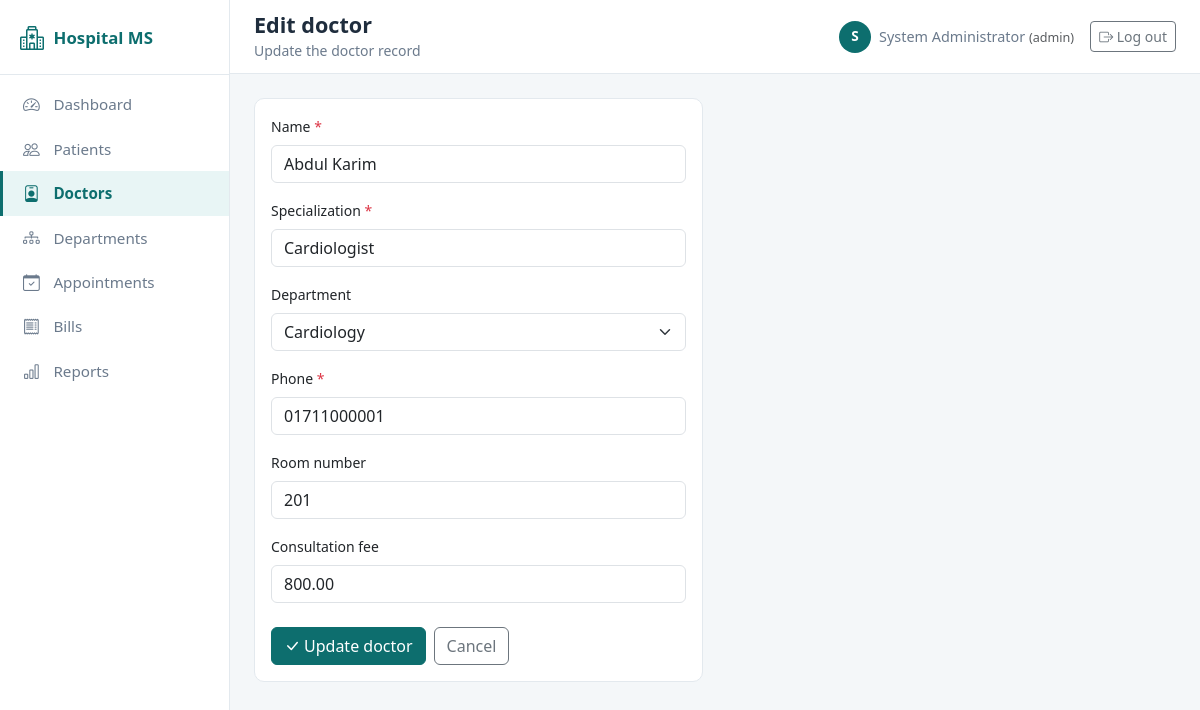
The app's page /doctors/edit.php?id=1 (signed in) with its own data.
### tables this page shows
CREATE TABLE doctors (
    doctor_id      INT AUTO_INCREMENT PRIMARY KEY,
    name           VARCHAR(100) NOT NULL,
    specialization VARCHAR(100) NOT NULL,
    phone          VARCHAR(20)  NOT NULL,
    room_number    VARCHAR(10)  DEFAULT NULL,
    fee            DECIMAL(8,2) NOT NULL DEFAULT 500.00,
    dept_id        INT DEFAULT NULL,
    CONSTRAINT fk_doctor_dept FOREIGN KEY (dept_id)
        REFERENCES departments(dept_id)
        ON DELETE SET NULL ON UPDATE CASCADE
);

CREATE TABLE departments (
    dept_id     INT AUTO_INCREMENT PRIMARY KEY,
    name        VARCHAR(100) NOT NULL UNIQUE,
    description VARCHAR(200) DEFAULT NULL
);

### includes/functions.php (called while the page is built, shortened)
<?php
function e($text)
{
    return htmlspecialchars($text ?? "", ENT_QUOTES, "UTF-8");
}
function fetch_all($conn, $sql, $params = [], $types = "")
{
    $stmt = mysqli_prepare($conn, $sql);
    if ($params) {
        if ($types === "") {
            $types = str_repeat("s", count($params));
        }
        mysqli_stmt_bind_param($stmt, $types, ...$params);
    }
    mysqli_stmt_execute($stmt);
    $result = mysqli_stmt_get_result($stmt);
    $rows = [];
    while ($row = mysqli_fetch_assoc($result)) {
        $rows[] = $row;
    }
    return $rows;
}
function fetch_one($conn, $sql, $params = [], $types = "")
{
    $rows = fetch_all($conn, $sql, $params, $types);
    return $rows ? $rows[0] : null;
}
?>

### doctors/edit.php (the view, shortened to what this page needs)
<?php
require_once __DIR__ . "/../includes/auth.php";
$id = isset($_GET["id"]) ? (int) $_GET["id"] : 0;
$data = fetch_one($conn, "SELECT * FROM doctors WHERE doctor_id = ?", [$id]);
$departments = fetch_all($conn, "SELECT * FROM departments ORDER BY name");
require_once __DIR__ . "/../includes/header.php";
?>
<div class="row">
  <div class="col-lg-6">
    <div class="card">
      <div class="card-body">
        <form method="post">
          <div class="mb-3">
            <label class="form-label">Name <span class="text-danger">*</span></label>
            <input type="text" name="name" class="form-control" value="<?php echo e($data["name"]); ?>" required>
          </div>
          <div class="mb-3">
            <label class="form-label">Specialization <span class="text-danger">*</span></label>
            <input type="text" name="specialization" class="form-control" value="<?php echo e($data["specialization"]); ?>" required>
          </div>
          <div class="mb-3">
            <label class="form-label">Department</label>
            <select name="dept_id" class="form-select">
              <?php foreach ($departments as $dp) { ?>
                <option value="<?php echo $dp["dept_id"]; ?>" <?php echo $data["dept_id"] == $dp["dept_id"] ? "selected" : ""; ?>>
                  <?php echo e($dp["name"]); ?>
                </option>
              <?php } ?>
            </select>
          </div>
          <div class="mb-3">
            <label class="form-label">Phone <span class="text-danger">*</span></label>
            <input type="text" name="phone" class="form-control" value="<?php echo e($data["phone"]); ?>" required>
          </div>
          <div class="mb-3">
            <label class="form-label">Room number</label>
            <input type="text" name="room_number" class="form-control" value="<?php echo e($data["room_number"]); ?>">
          </div>
          <div class="mb-3">
            <label class="form-label">Consultation fee</label>
            <input type="number" step="0.01" name="fee" class="form-control" value="<?php echo e($data["fee"]); ?>">
          </div>
          <div class="d-flex gap-2 pt-2">
            <button type="submit" class="btn btn-primary"><i class="bi bi-check-lg me-1"></i>Update doctor</button>
            <a href="index.php" class="btn btn-outline-secondary">Cancel</a>
          </div>
        </form>
      </div>
    </div>
  </div>
</div>
<?php require_once __DIR__ . "/../includes/footer.php"; ?>

### assets/css/style.css (style rules this page uses)
:root { --hms-primary: #0d6e6e; --hms-primary-dark: #0a5757; --hms-accent: #e8f5f5; --hms-ink: #1f2d3d; --hms-muted: #6b7a8c; --hms-bg: #f4f7f9; --hms-border: #e3e9ee; }
body { background: var(--hms-bg); color: var(--hms-ink); font-size: 0.95rem; }
.card { border: 1px solid var(--hms-border); border-radius: 10px; }
.btn-primary { background: var(--hms-primary); border-color: var(--hms-primary); }
.form-label { font-weight: 500; font-size: 0.875rem; }

### records on screen
doctors: name "Abdul Karim", specialization "Cardiologist", dept_id "Cardiology", phone "01711000001", room_number "201", fee "800.00"

### other values on screen
$page_heading "Edit doctor"
$page_subheading "Update the doctor record"
substr($current_user["full_name"], 0, 1) "S"
$current_user["full_name"] "System Administrator"
$current_user["role"] "admin"
